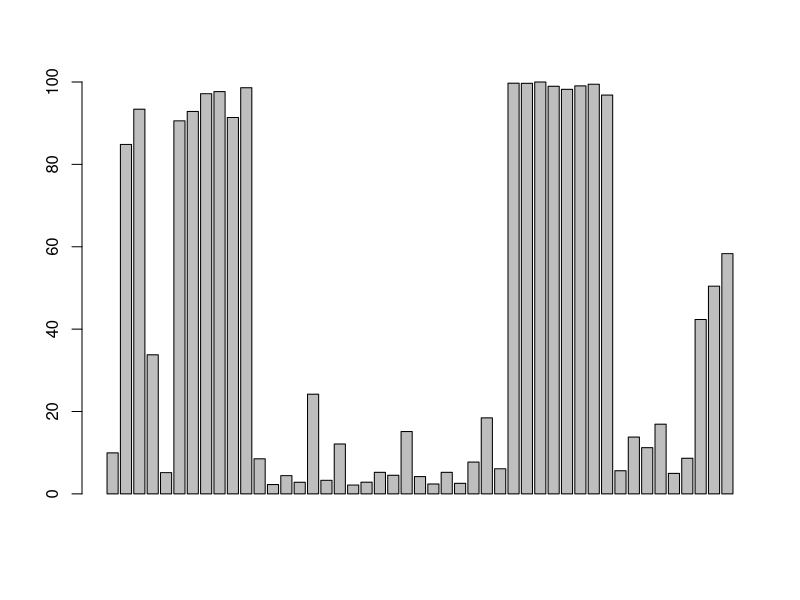
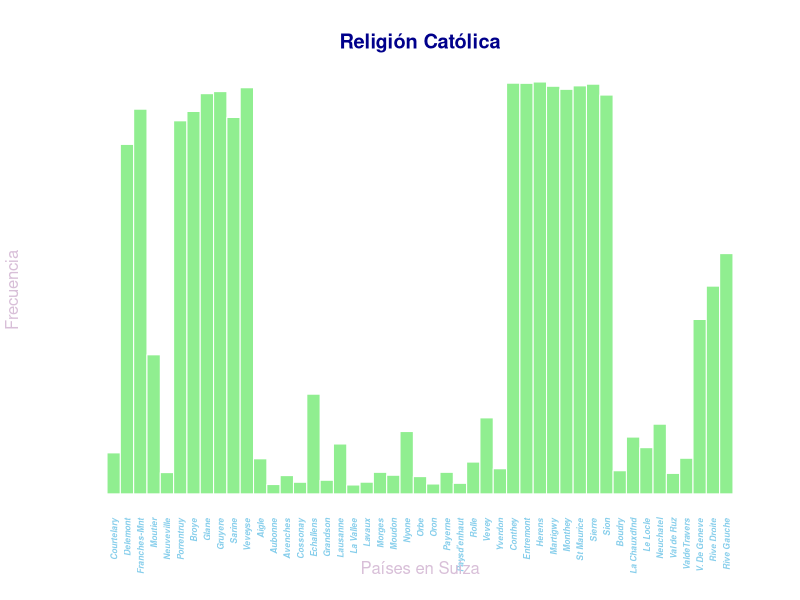

R code for these plots, in order: (Note: this script raises an error after producing the figures.)
#install.packages("ggplot2")

#Swisss Fertility ans Socieconomic Indicators Data(1888)
data(swiss)
head(swiss)
colnames(swiss) 
ncol(swiss)

min(swiss$Education)
max(swiss$Catholic)

maxEducation <- swiss[which.max(swiss$Education), ]
Pais.maxEducation <- row.names(swiss[which.max(swiss$Catholic), ] )

rownames(swiss)[swiss$Education == "2"]

subset(swiss, swiss$Education== min(swiss$Education))
subset(swiss, swiss$Education== "1")

colnames(swiss)
class(swiss)
names(swiss) <- c("Fertility","Agriculture","Examination" ,"Education","Catholic","Infant.Mortality")
attach(swiss)
swiss[ , 1]

row.names(swiss)
nrow(swiss)
max(swiss$Catholic)

# Un triste barplot:
barplot(swiss$Catholic)
# Edicion del plot: 
barplot(swiss$Catholic, names.arg = row.names(swiss), nrow(swiss), las=2, col = "lightgreen", xlab = "Países en Suiza", ylab = "Frecuencia", axisnames = T, cex.names =  0.5, cex.axis = 0.5,  col.lab = "thistle" , col.axis = "sky blue" ,main = "Religión Católica",font= 4, col.main= "darkblue", axes = F, border = F, space =0.001)


library(ggplot2)
ggplot(swiss, aes(x =Catholic )) +
  geom_histogram(binwidth = 5, fill = "lightblue", color = "white") +
  labs(title = "Religión Catóica",
       x = "Católicos",
       y = "Frecuencia") +
  theme_minimal()+
  geom_labelaes((fill = factor(cyl)), colour = "white", fontface = "bold")



